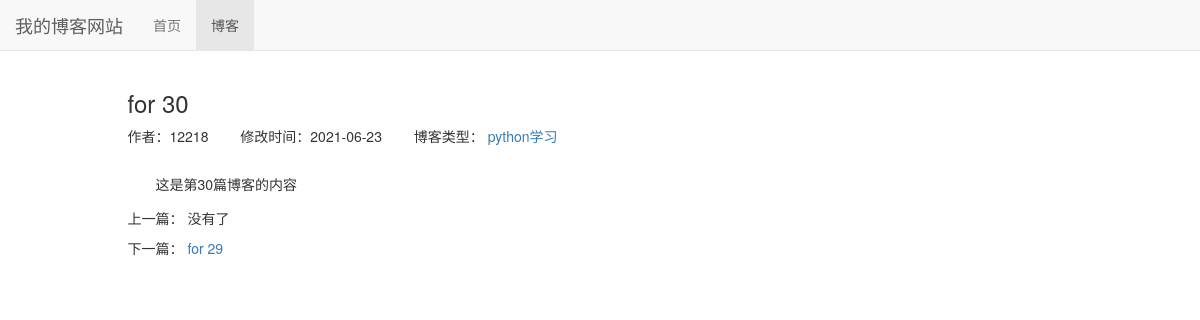
/blog/34, run on an earlier commit of the app's database.
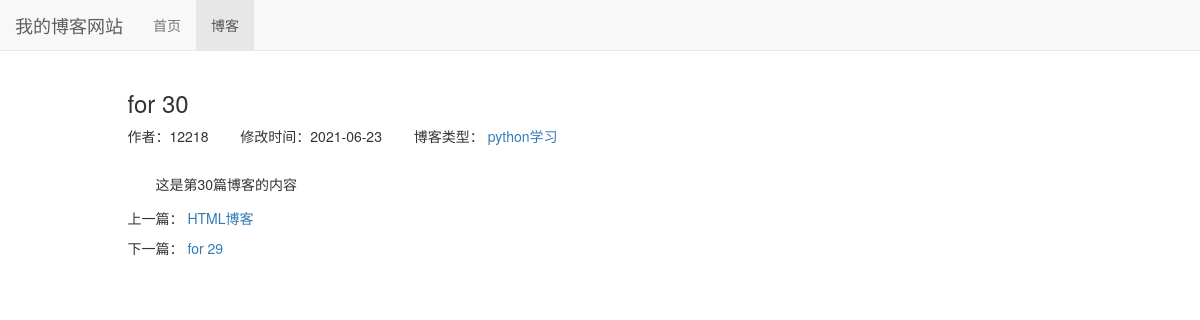
And on a later commit of the database.
### blog/models.py (models this page shows, shortened)
class Blog(models.Model):
    title = models.CharField(max_length = 50) # 设置标题，模式为字符，max_length最大长度为50字符
    blog_type = models.ForeignKey(BlogType, on_delete = models.DO_NOTHING, related_name = 'blog_blog') # BlogType是自己设置的博客分类
    content = RichTextUploadingField() # 设置文章内容，模式为富文本
    author = models.ForeignKey(User, on_delete = models.DO_NOTHING) # 设置作者，作者为外键
    create_time = models.DateTimeField(auto_now_add = True) # 设置创建时间，auto_now_add为“如果新创建一篇文章，将文章时间设为现在时间”
    last_updated_time = models.DateTimeField(auto_now_add = True)
    class Meta:
        ordering = ['-create_time']

### blog/views.py (the view)
# urls.py: path('<int:blog_pk>', views.blog_detail, name = 'blog_detail'),
def blog_detail(request, blog_pk): # 博客细节html界面的渲染；其中blog_pk参数为博客编号(pk意思为外键)
    context = {} # context字典为传入html渲染的内容
    blog = get_object_or_404(Blog, id = blog_pk) # get_object_or_404()在无法取到object的时候返回404界面
    context['previous_blog'] = Blog.objects.filter(create_time__gt=blog.create_time).last() # 寻找比当前博客创建时间数值大的最后一篇博客
    context['next_blog'] = Blog.objects.filter(create_time__lt=blog.create_time).first() # 寻找比当前博客创建时间数值小的第一篇博客
    context['blog'] = blog
    return render(request, 'blog_detail.html', context)

### blog/models.py (called while the page is built)
    def __str__(self) -> str:
        return self.type_name # 设置博客类型在超级管理员界面可以显示

### blog/templates/blog_detail.html (shortened to what this page needs)
{% extends 'base.html'%}
{% load static %}
{% block header_extends %}
    <link rel="stylesheet" href="{% static 'css/blog.css' %}">
{% endblock %}
{% block nav_blog_active %}
active
{% endblock %}
{% block content %}
    <div class="container">
        <div class="row">
            <div class="col-xs-10 col-xs-offset-1">
                <h3>{{ blog.title }}</h3>
                <ul class="blog-detail-info">
                    <li>作者：{{ blog.author }}</li>
                    <li>修改时间：{{ blog.last_updated_time|date:"Y-m-d" }}</li>
                    <li>
                        博客类型：
                        <a href="{% url 'blogs_with_type' blog.blog_type.pk %}">
                            {{ blog.blog_type }}
                        </a>
                    </li>
                </ul>
                <div class="blog-content">
                    {{ blog.content|safe }}
                </div>
                <div class="blog-more">
                    <p>上一篇：
                        {% if previous_blog %}
                            <a href="{% url 'blog_detail' previous_blog.pk %}">
                                {{ previous_blog.title }}
                            </a>
                        {% else %}
                            没有了
                        {% endif %}
                    </p>
                    <p>
                        下一篇：
                        {% if next_blog %}
                            <a href="{% url 'blog_detail' next_blog.pk %}">
                                {{ next_blog.title }}
                            </a>
                        {% else %}
                            没有了
                        {% endif %}
                    </p>
                </div>
            </div>
        </div>
    </div>
{% endblock %}

What changed in the data, as far as the page shows it:
added Blog: title "HTML博客"
Also different on the page:
text no longer shown: "没有了"
